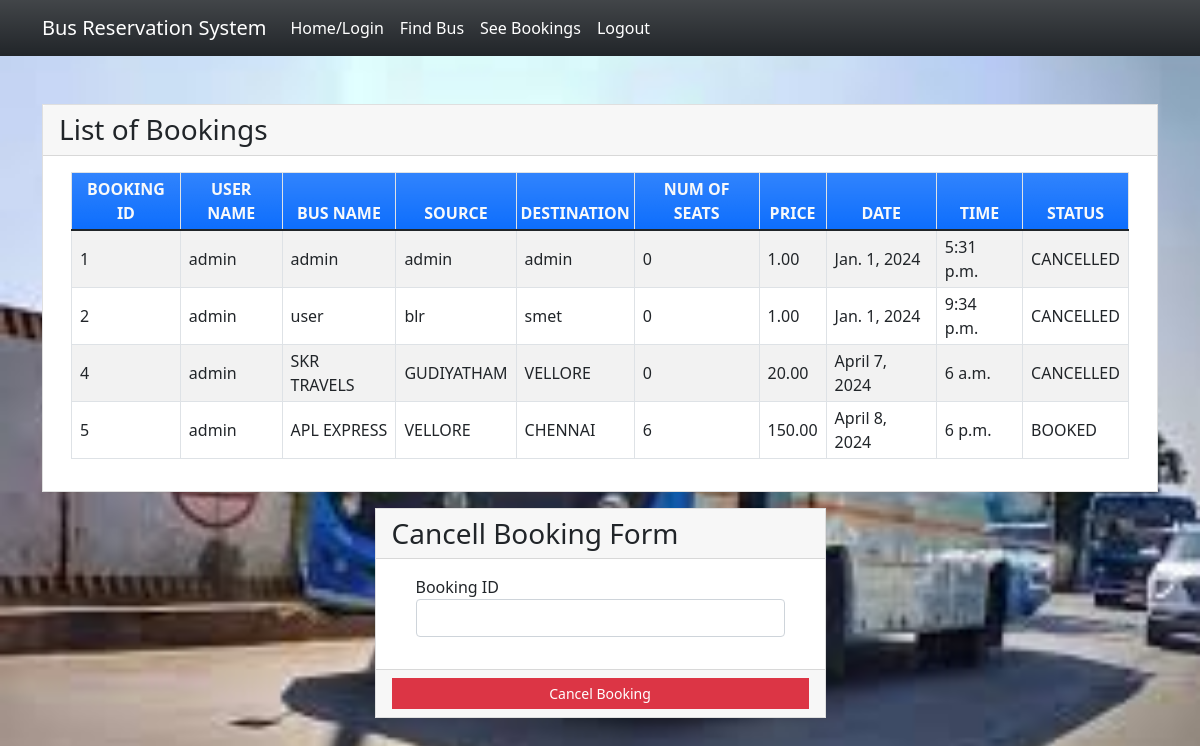
/seebookings (signed in), run on the app's committed database.
### myapp/models.py (models this page shows, shortened)
class Book(models.Model):
    BOOKED = 'B'
    CANCELLED = 'C'
    TICKET_STATUSES = ((BOOKED, 'Booked'),
                       (CANCELLED, 'Cancelled'),)
    email = models.EmailField()
    name = models.CharField(max_length=30)
    userid =models.DecimalField(decimal_places=0, max_digits=2)
    busid=models.DecimalField(decimal_places=0, max_digits=2)
    bus_name = models.CharField(max_length=30)
    source = models.CharField(max_length=30)
    dest = models.CharField(max_length=30)
    nos = models.DecimalField(decimal_places=0, max_digits=2)
    price = models.DecimalField(decimal_places=2, max_digits=6)
    date = models.DateField()
    time = models.TimeField()
    status = models.CharField(choices=TICKET_STATUSES, default=BOOKED, max_length=2)
    class Meta:
        verbose_name_plural = "List of Books"

### myapp/views.py (the view)
# urls.py: path('seebookings', views.seebookings, name="seebookings"),
@login_required(login_url='signin')
def seebookings(request,new={}):
    context = {}
    id_r = request.user.id
    book_list = Book.objects.filter(userid=id_r)
    if book_list:
        return render(request, 'myapp/booklist.html', locals())
    else:
        context["error"] = "Sorry no buses booked"
        return render(request, 'myapp/findbus.html', context)

### myapp/templates/myapp/booklist.html (shortened to what this page needs)
{% extends 'myapp/base.html' %} {% block content %}
<div class="container my-5">
    <div class="card rounded-0">
        <div class="card-header">
            <div class="card-title h3 mb-0">List of Bookings</div>
        </div>
        <div class="card-body">
            <div class="container-fluid">
                <table class="table table-bordered table-striped">
                    <thead>
                        <tr class="bg-gradient bg-primary text-light">
                            <th class="p-1 text-center">BOOKING ID</th>
                            <th class="p-1 text-center">USER NAME</th>
                            <th class="p-1 text-center">BUS NAME</th>
                            <th class="p-1 text-center">SOURCE</th>
                            <th class="p-1 text-center">DESTINATION</th>
                            <th class="p-1 text-center">NUM OF SEATS</th>
                            <th class="p-1 text-center">PRICE</th>
                            <th class="p-1 text-center">DATE</th>
                            <th class="p-1 text-center">TIME</th>
                            <th class="p-1 text-center">STATUS</th>
                        </tr>
                    </thead>
                    {% for row in book_list %}
                    <tr>
                        <td class="px-2 py-1 align-middle">{{row.id}}</td>
                        <td class="px-2 py-1 align-middle">{{row.name}}</td>
                        <td class="px-2 py-1 align-middle">{{row.bus_name}}</td>
                        <td class="px-2 py-1 align-middle">{{row.source}}</td>
                        <td class="px-2 py-1 align-middle">{{row.dest}}</td>
                        <td class="px-2 py-1 align-middle">{{row.nos}}</td>
                        <td class="px-2 py-1 align-middle">{{row.price}}</td>
                        <td class="px-2 py-1 align-middle">{{row.date}}</td>
                        <td class="px-2 py-1 align-middle">{{row.time}}</td>
                        <td class="px-2 py-1 align-middle">{{row.status}}</td>
                    </tr>
                    {% endfor %}
                </table>
            </div>
        </div>
    </div>
    <div class="row mt-3 justify-content-center">
        <div class="col-lg-5 col-md-7 col-sm-10 col-xs-12">
            <div class="card rounded-0">
                <div class="card-header">
                    <div class="card-title h3 mb-0">Cancell Booking Form</div>
                </div>
                <div class="card-body">
                    <div class="container-fluid">
                        <form action="{% url 'cancellings' %}" method="post" id="cancel-form">
                            <div class="mb-3">
                                <label for="bus_id" class="control-label">Booking ID</label>
                                <input name='bus_id' class="form-control" type="number" id="bus_id">
                            </div>
                        </form>
                    </div>
                </div>
                <div class="card-footer text-center">
                    <button class="btn btn-sm rounded-0 btn-danger w-100" form="cancel-form">Cancel Booking</button>
                </div>
            </div>
        </div>
    </div>
</div>
{% endblock %}

### myapp/templates/myapp/base.html (shortened to what this page needs)
<!doctype html>
<html lang="en">
<head>
    <link rel="stylesheet" href="https://cdn.jsdelivr.net/npm/bootstrap@5.1.3/dist/css/bootstrap.min.css">
</head>
<body>
<nav class="navbar navbar-expand-lg navbar-light bg-gradient bg-dark">
    <div class="container">
            <a class="navbar-brand" href="#" style="color: white;">Bus Reservation System</a>
        <div class="collapse navbar-collapse" id="navbarNavAltMarkup">
            <div class="navbar-nav" >
                <a class="nav-item nav-link active" href="{% url 'home' %}" style="color: white;">Home/Login</a>
                <a class="nav-item nav-link" href="{% url 'findbus' %}" style="color: white;">Find Bus</a>
                <a class="nav-item nav-link" href="{% url 'seebookings' %}" style="color: white;">See Bookings</a>
                {% if request.user.is_active %}
                <a class="nav-item nav-link " href="{% url 'signout' %}" style="color: white;">Logout</a>
                {% else %}
                <a class="nav-item nav-link " href="{% url 'signup' %}" style="color: white;">Registration</a>
                {% endif %}
            </div>
        </div>
    </div>
</nav>
{% block content %}
{% endblock %}
</body>
</html>

### myapp/templates/myapp/base.html (style rules this page uses)
body { background-repeat: no-repeat; background-size: cover; }

### data on the page
Book: id "1", name "admin", bus_name "admin", source "admin", dest "admin", nos "0", price "1.00", date "Jan. 1, 2024", time "5:31 p.m.", status "CANCELLED"
Book: id "2", name "admin", bus_name "user", source "blr", dest "smet", nos "0", price "1.00", date "Jan. 1, 2024", time "9:34 p.m.", status "CANCELLED"
Book: id "4", name "admin", bus_name "SKR TRAVELS", source "GUDIYATHAM", dest "VELLORE", nos "0", price "20.00", date "April 7, 2024", time "6 a.m.", status "CANCELLED"
Book: id "5", name "admin", bus_name "APL EXPRESS", source "VELLORE", dest "CHENNAI", nos "6", price "150.00", date "April 8, 2024", time "6 p.m.", status "BOOKED"
